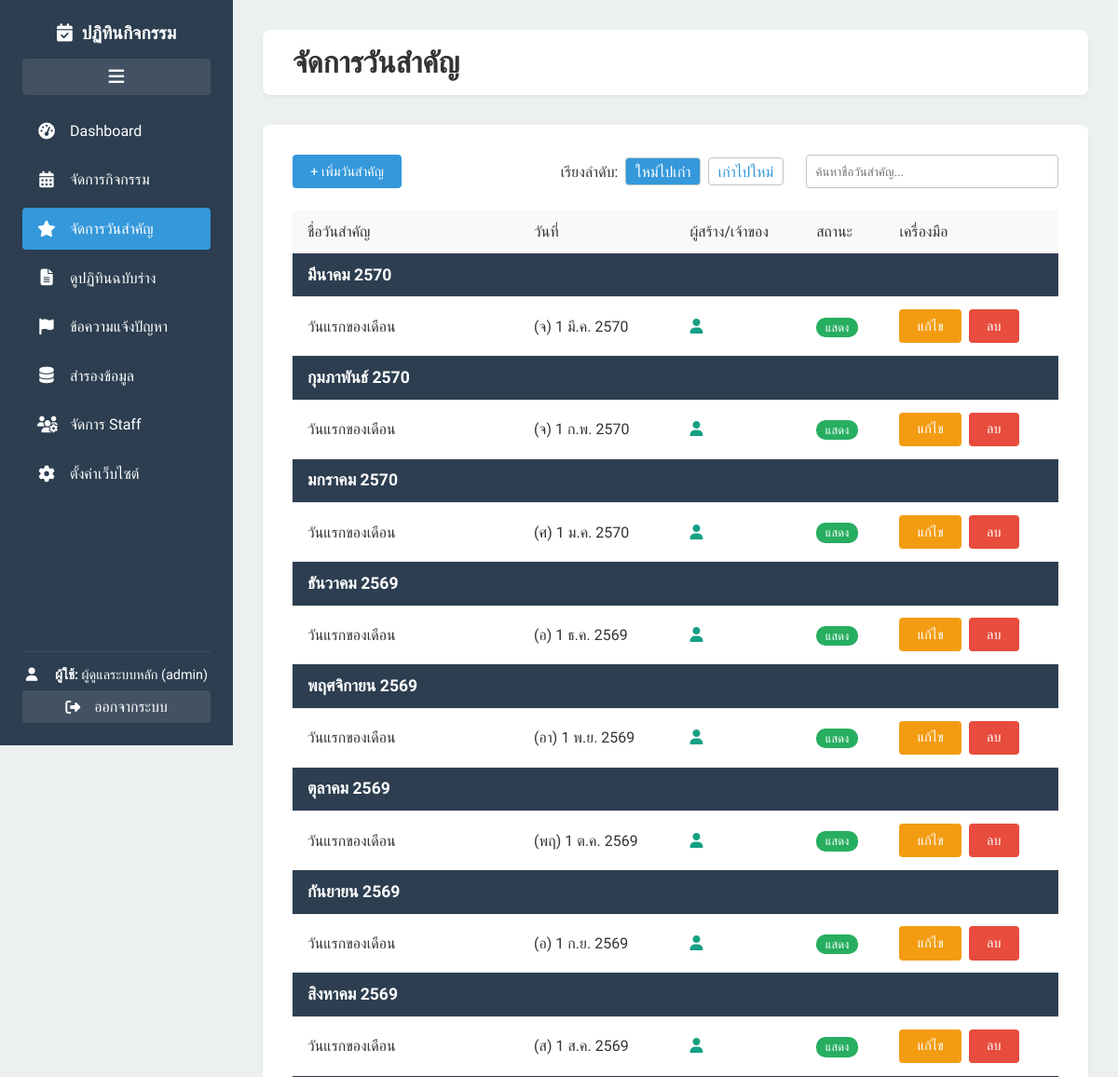
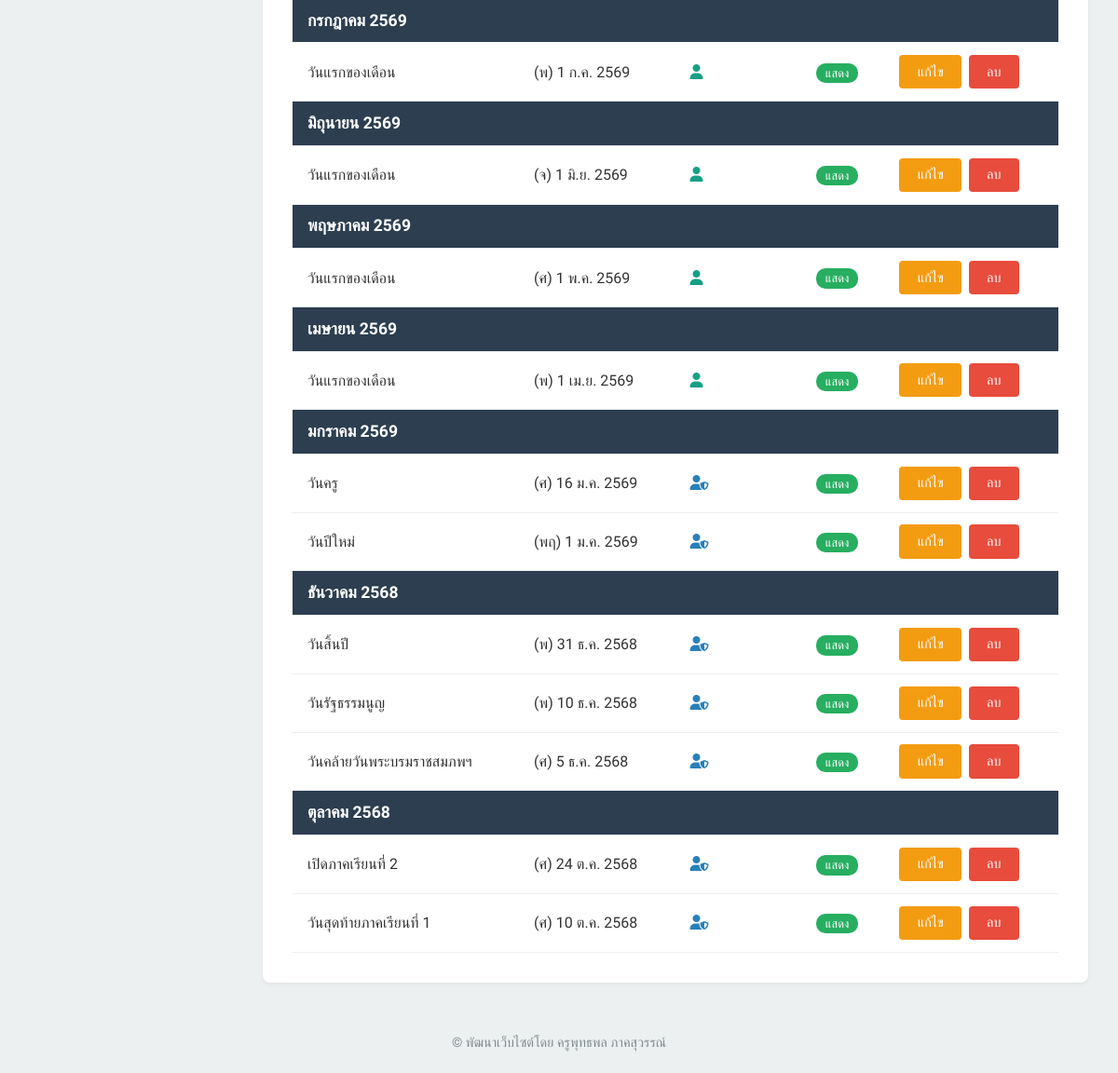
The app's page /admin/holidays.php (signed in) with its own data (2 pictures, top to bottom).
### tables this page shows
CREATE TABLE `special_holidays` (
  `id` int(11) NOT NULL,
  `holiday_name` varchar(255) NOT NULL,
  `holiday_date` date NOT NULL,
  `is_hidden` tinyint(1) NOT NULL DEFAULT 0 COMMENT '0=visible, 1=hidden',
  `created_at` timestamp NOT NULL DEFAULT current_timestamp(),
  `updated_at` timestamp NOT NULL DEFAULT current_timestamp() ON UPDATE current_timestamp(),
  `created_by_user_id` int(11) DEFAULT NULL
);

CREATE TABLE `users` (
  `id` int(11) NOT NULL,
  `username` varchar(100) NOT NULL,
  `password` varchar(255) NOT NULL,
  `real_name` varchar(255) NOT NULL,
  `role` enum('admin','staff') NOT NULL DEFAULT 'staff',
  `is_active` tinyint(1) NOT NULL DEFAULT 1,
  `permission_end_date` date DEFAULT NULL,
  `permission_start_date` date DEFAULT NULL
);

### admin/session_check.php (called while the page is built, shortened)
<?php
if (!function_exists('is_admin')) {
    function is_admin() {
        return isset($_SESSION['user_role']) && $_SESSION['user_role'] === 'admin';
    }
}

### admin/holidays.php (the view, shortened to what this page needs)
<?php
$page_title = 'จัดการวันสำคัญ';
require_once 'partials/header.php';
require_once '../config.php';
$sort_order = isset($_GET['sort']) && $_GET['sort'] === 'asc' ? 'ASC' : 'DESC';
$sort_param = $sort_order === 'ASC' ? 'asc' : 'desc';
function format_holiday_date($date_str) {
    $date = new DateTime($date_str);
    $thai_day_short = ['อา', 'จ', 'อ', 'พ', 'พฤ', 'ศ', 'ส'];
    $thai_month_short = [1=>'ม.ค.', 2=>'ก.พ.', 3=>'มี.ค.', 4=>'เม.ย.', 5=>'พ.ค.', 6=>'มิ.ย.', 7=>'ก.ค.', 8=>'ส.ค.', 9=>'ก.ย.', 10=>'ต.ค.', 11=>'พ.ย.', 12=>'ธ.ค.'];
    $day_name = $thai_day_short[$date->format('w')];
    return "({$day_name}) " . $date->format('j') . ' ' . $thai_month_short[(int)$date->format('n')] . ' ' . ($date->format('Y') + 543);
}
try {
    $sql = "
        SELECT
            sh.*,
            GROUP_CONCAT(DISTINCT u.real_name SEPARATOR ', ') as owner_names,
            GROUP_CONCAT(DISTINCT u.role SEPARATOR ', ') as owner_roles,
            creator.real_name as creator_name,
            creator.role as creator_role,
            (SELECT COUNT(*) FROM holiday_owners WHERE holiday_id = sh.id AND user_id != sh.created_by_user_id) > 0 as has_coowners
        FROM special_holidays sh
        LEFT JOIN holiday_owners ho ON sh.id = ho.holiday_id
        LEFT JOIN users u ON ho.user_id = u.id
        LEFT JOIN users creator ON sh.created_by_user_id = creator.id
    ";
    $sql .= " GROUP BY sh.id ORDER BY sh.holiday_date {$sort_order}";
    $stmt = $pdo->prepare($sql);
    $stmt->execute();
    $holidays = $stmt->fetchAll(PDO::FETCH_ASSOC);
    $grouped_holidays = [];
    $thai_month_full = [1=>'มกราคม', 2=>'กุมภาพันธ์', 3=>'มีนาคม', 4=>'เมษายน', 5=>'พฤษภาคม', 6=>'มิถุนายน', 7=>'กรกฎาคม', 8=>'สิงหาคม', 9=>'กันยายน', 10=>'ตุลาคม', 11=>'พฤศจิกายน', 12=>'ธันวาคม'];
    foreach ($holidays as $holiday) {
        $date = new DateTime($holiday['holiday_date']);
        $month_key = $date->format('Y-m');
        $month_label = $thai_month_full[(int)$date->format('n')] . ' ' . ($date->format('Y') + 543);
        if (!isset($grouped_holidays[$month_key])) {
            $grouped_holidays[$month_key] = ['label' => $month_label, 'holidays' => []];
        }
        $grouped_holidays[$month_key]['holidays'][] = $holiday;
    }
} catch (PDOException $e) {
    $grouped_holidays = [];
    echo "<p class='error'>Could not fetch holidays: " . $e->getMessage() . "</p>";
}
?>
<div class="toolbar-grid">
    <a href="holiday_form.php" class="button"> + เพิ่มวันสำคัญ</a>
    <div class="search-sort-container">
        <div class="sort-controls">
            <span>เรียงลำดับ:</span>
            <a href="?sort=desc" class="<?php echo $sort_param === 'desc' ? 'active' : ''; ?>">ใหม่ไปเก่า</a>
            <a href="?sort=asc" class="<?php echo $sort_param === 'asc' ? 'active' : ''; ?>">เก่าไปใหม่</a>
        </div>
        <input type="text" id="holidaySearchInput" placeholder="ค้นหาชื่อวันสำคัญ...">
    </div>
</div>
<div class="table-container">
    <table class="data-table" id="holidaysTable">
        <thead>
            <tr>
                <th>ชื่อวันสำคัญ</th>
                <th>วันที่</th>
                <?php if(is_admin()): ?><th>ผู้สร้าง/เจ้าของ</th><?php endif; ?>
                <th>สถานะ</th>
                <th>เครื่องมือ</th>
            </tr>
        </thead>
        <tbody>
            <?php if (empty($grouped_holidays)): ?>
                <tr><td colspan="<?php echo is_admin() ? '5' : '4'; ?>" style="text-align:center;">ยังไม่มีข้อมูลวันสำคัญ...</td></tr>
            <?php else: ?>
                <?php foreach ($grouped_holidays as $group): ?>
                    <tr class="month-header"><td colspan="<?php echo is_admin() ? '5' : '4'; ?>"><?php echo $group['label']; ?></td></tr>
                    <?php foreach ($group['holidays'] as $holiday):
                        $creator_display = $holiday['creator_name'] ?: '<i>ผู้ใช้ถูกลบ</i>';
                        $tooltip_text = 'สร้างโดย: ' . $creator_display . ($holiday['has_coowners'] ? ' | เจ้าของร่วม: ' . htmlspecialchars($holiday['owner_names']) : '');
                        $icon_class = $holiday['creator_role'] === 'admin' ? 'fas fa-user-shield creator-admin' : 'fas fa-user creator-staff';
                    ?>
                        <tr class="holiday-row">
                            <td data-label="ชื่อวันสำคัญ"><?php echo htmlspecialchars($holiday['holiday_name']); ?></td>
                            <td data-label="วันที่"><?php echo format_holiday_date($holiday['holiday_date']); ?></td>
                            <?php if (is_admin()): ?>
                            <td data-label="ผู้สร้าง/เจ้าของ">
                                <span class="creator-tooltip" data-tooltip="<?php echo htmlspecialchars($tooltip_text); ?>">
                                    <i class="<?php echo $icon_class; ?>"></i>
                                </span>
                            </td>
                            <?php endif; ?>
                            <td data-label="สถานะ">
                                <a href="toggle_holiday_status.php?id=<?php echo $holiday['id']; ?>" class="status-badge <?php echo $holiday['is_hidden'] ? 'status-hidden' : 'status-visible'; ?>">
                                    <?php echo $holiday['is_hidden'] ? 'ซ่อน' : 'แสดง'; ?>
                                </a>
                            </td>
                            <td data-label="เครื่องมือ">
                                <div class="action-buttons">
                                    <a href="holiday_form.php?id=<?php echo $holiday['id']; ?>" class="button button-edit">แก้ไข</a>
                                    <a href="delete_holiday.php?id=<?php echo $holiday['id']; ?>" class="button button-danger" onclick="return confirm('คุณแน่ใจหรือไม่ว่าจะลบวันสำคัญนี้?');">ลบ</a>
                                </div>
                            </td>
                        </tr>
                    <?php endforeach; ?>
                <?php endforeach; ?>
            <?php endif; ?>
        </tbody>
    </table>
</div>
<?php require_once 'partials/footer.php'; ?>

### admin/partials/header.php (shortened to what this page needs)
<?php
require_once 'session_check.php';
$current_page = basename($_SERVER['PHP_SELF']);
$is_user_admin = is_admin();
?>
<!DOCTYPE html>
<html lang="th">
<head>
    <link rel="stylesheet" href="https://cdnjs.cloudflare.com/ajax/libs/font-awesome/6.5.2/css/all.min.css">
    <link rel="stylesheet" href="assets/admin_style.css?v=<?php echo filemtime('assets/admin_style.css'); ?>">
</head>
<body class="<?php echo 'admin-page-' . pathinfo($current_page, PATHINFO_FILENAME); ?>">
    <div class="admin-wrapper">
        <aside class="sidebar">
            <h2><i class="fas fa-calendar-check"></i> <span>ปฏิทินกิจกรรม</span></h2>
            <button id="sidebar-toggle" class="sidebar-toggle" title="ย่อ/ขยายเมนู"><i class="fas fa-bars"></i></button>
            <nav class="admin-nav">
                <a href="dashboard.php" class="<?php echo ($current_page == 'dashboard.php') ? 'active' : ''; ?>"><i class="fas fa-tachometer-alt"></i> <span>Dashboard</span></a>
                <a href="events.php" class="<?php echo ($current_page == 'events.php' || $current_page == 'event_form.php') ? 'active' : ''; ?>"><i class="fas fa-calendar-alt"></i> <span>จัดการกิจกรรม</span></a>
                <a href="holidays.php" class="<?php echo ($current_page == 'holidays.php' || $current_page == 'holiday_form.php') ? 'active' : ''; ?>"><i class="fas fa-star"></i> <span>จัดการวันสำคัญ</span></a>
                <a href="draft_calendar.php" class="<?php echo ($current_page == 'draft_calendar.php') ? 'active' : ''; ?>"><i class="fas fa-file-alt"></i> <span>ดูปฏิทินฉบับร่าง</span></a>
                <a href="reports.php" class="<?php echo ($current_page == 'reports.php') ? 'active' : ''; ?> <?php echo !$is_user_admin ? 'disabled' : ''; ?>"><i class="fas fa-flag"></i> <span>ข้อความแจ้งปัญหา</span></a>
                <a href="backup.php" class="<?php echo ($current_page == 'backup.php') ? 'active' : ''; ?> <?php echo !$is_user_admin ? 'disabled' : ''; ?>"><i class="fas fa-database"></i> <span>สำรองข้อมูล</span></a>
                <a href="manage_staff.php" class="<?php echo ($current_page == 'manage_staff.php' || $current_page == 'staff_form.php') ? 'active' : ''; ?> <?php echo !$is_user_admin ? 'disabled' : ''; ?>"><i class="fas fa-users-cog"></i> <span>จัดการ Staff</span></a>
                <a href="settings.php" class="<?php echo ($current_page == 'settings.php') ? 'active' : ''; ?> <?php echo !$is_user_admin ? 'disabled' : ''; ?>"><i class="fas fa-cog"></i> <span>ตั้งค่าเว็บไซต์</span></a>
            </nav>
            <div class="user-info">
                <p><i class="fas fa-user"></i> <span><strong>ผู้ใช้:</strong> <?php echo htmlspecialchars($_SESSION['user_real_name']); ?> (<?php echo htmlspecialchars($_SESSION['user_role']); ?>)</span></p>
                <a href="logout.php" class="logout-btn"><i class="fas fa-sign-out-alt"></i> <span>ออกจากระบบ</span></a>
            </div>
        </aside>
        <main class="main-content">
            <header class="main-header">
                <h1><?php echo isset($page_title) ? htmlspecialchars($page_title) : 'Admin Panel'; ?></h1>
            </header>
            <div class="content-area">

### admin/partials/footer.php (shortened to what this page needs)
            </div>
        </main>
    </div>
    <footer style="text-align: center; padding: 1.5rem; font-size: 0.9em; color: #7f8c8d; background-color: #ecf0f1;">
        <p style="margin: 0;">© พัฒนาเว็บไซต์โดย ครูพุทธพล ภาคสุวรรณ์</p>
    </footer>
</body>
</html>

### admin/assets/admin_style.css (style rules this page uses)
:root { --primary-color: #3498db; --secondary-color: #2c3e50; --danger-color: #e74c3c; --light-grey: #ecf0f1; --border-color: #bdc3c7; --success-color: #27ae60; }
body { font-family: 'Sarabun', sans-serif; margin: 0; background-color: var(--light-grey); color: #333; }
button, input, select, textarea { font-family: 'Sarabun', sans-serif; }
.admin-wrapper { display: flex; }
.sidebar { width: 250px; background-color: var(--secondary-color); color: #fff; height: 100vh; padding: 1.5rem; position: fixed; display: flex; flex-direction: column; transition: all 0.3s ease; box-sizing: border-box; z-index: 1000; }
.sidebar h2 { text-align: center; margin-top: 0; margin-bottom: 1rem; flex-shrink: 0; display: flex; align-items: center; justify-content: center; gap: 10px; font-size: 1.2rem; }
.admin-nav { flex-grow: 1; overflow-y: auto; }
.admin-nav a { display: flex; align-items: center; gap: 15px; color: #fff; text-decoration: none; padding: 0.8rem 1rem; margin-bottom: 0.5rem; border-radius: 4px; transition: background-color 0.2s ease; white-space: nowrap; }
.admin-nav a i { width: 20px; text-align: center; font-size: 1.1rem; }
.admin-nav a.active { background-color: var(--primary-color); }
.user-info { flex-shrink: 0; padding-top: 1rem; border-top: 1px solid rgba(255, 255, 255, 0.1); }
.user-info p { margin: 0 0 0.5rem 0; font-size: 0.9rem; white-space: nowrap; overflow: hidden; display: flex; align-items: center; gap: 15px; }
.user-info p i { width: 20px; text-align: center; }
.logout-btn { display: flex; align-items: center; justify-content: center; gap: 15px; background-color: rgba(255, 255, 255, 0.1); padding: 0.5rem; border-radius: 4px; text-decoration: none; color: #fff; }
.admin-wrapper .main-content { margin-left: 250px; width: calc(100% - 250px); padding: 2rem; transition: all 0.3s ease; }
.admin-wrapper .main-header { background-color: #fff; padding: 1rem 2rem; border-radius: 8px; margin-bottom: 2rem; box-shadow: 0 2px 4px rgba(0,0,0,0.05); }
.admin-wrapper .main-header h1 { margin: 0; }
.content-area { background-color: #fff; padding: 2rem; border-radius: 8px; box-shadow: 0 2px 4px rgba(0,0,0,0.05); }
.sidebar-toggle { background: rgba(255,255,255,0.1); border: none; color: #fff; padding: 0.5rem; cursor: pointer; width: 100%; margin-bottom: 1rem; border-radius: 4px; font-size: 1.2rem; }
.button { background-color: var(--primary-color); color: #fff; text-decoration: none; padding: 0.6rem 1.2rem; border-radius: 4px; border: none; cursor: pointer; font-size: 0.9rem; transition: opacity 0.2s ease; display: inline-block; }
.button-danger { background-color: var(--danger-color); }
.button-edit { background-color: #f39c12; }
.toolbar-grid { display: flex; justify-content: space-between; align-items: center; flex-wrap: wrap; gap: 1rem; margin-bottom: 1.5rem; }
.search-sort-container { display: flex; align-items: center; gap: 1.5rem; flex-wrap: wrap; }
.sort-controls { display: flex; align-items: center; gap: 0.5rem; }
.sort-controls span { font-weight: 500; }
.sort-controls a { text-decoration: none; color: var(--primary-color); padding: 0.3rem 0.6rem; border: 1px solid var(--border-color); border-radius: 4px; }
.sort-controls a.active { background-color: var(--primary-color); color: #fff; }
#searchInput, #holidaySearchInput, #staffSearchInput { padding: 0.6rem; border: 1px solid var(--border-color); border-radius: 4px; min-width: 250px; }
.table-container { overflow-x: auto; }
.data-table { width: 100%; border-collapse: collapse; }
.data-table th, .data-table td { padding: 0.8rem 1rem; text-align: left; border-bottom: 1px solid #eee; vertical-align: middle; }
.data-table th { background-color: #f9f9f9; font-weight: 500; }
.action-buttons { display: flex; gap: 0.5rem; align-items: center; }
.status-badge { padding: 0.2rem 0.6rem; border-radius: 10px; color: #fff; font-size: 0.8rem; text-decoration: none; white-space: nowrap; }
.status-visible, .status-active { background-color: var(--success-color); }
.month-header td { background-color: var(--secondary-color); color: #fff; font-weight: 700; font-size: 1.1rem; padding: 0.8rem 1rem; }
.creator-tooltip { position: relative; cursor: pointer; }
.creator-admin { color: #2980b9; }
.creator-staff { color: #16a085; }

### records on screen
special_holidays: holiday_name "วันแรกของเดือน", holiday_date "(จ) 1 มี.ค. 2570", is_hidden "แสดง"
special_holidays: holiday_name "วันแรกของเดือน", holiday_date "(จ) 1 ก.พ. 2570", is_hidden "แสดง"
special_holidays: holiday_name "วันแรกของเดือน", holiday_date "(ศ) 1 ม.ค. 2570", is_hidden "แสดง"
special_holidays: holiday_name "วันแรกของเดือน", holiday_date "(อ) 1 ธ.ค. 2569", is_hidden "แสดง"
special_holidays: holiday_name "วันแรกของเดือน", holiday_date "(อา) 1 พ.ย. 2569", is_hidden "แสดง"
special_holidays: holiday_name "วันแรกของเดือน", holiday_date "(พฤ) 1 ต.ค. 2569", is_hidden "แสดง"
special_holidays: holiday_name "วันแรกของเดือน", holiday_date "(อ) 1 ก.ย. 2569", is_hidden "แสดง"
special_holidays: holiday_name "วันแรกของเดือน", holiday_date "(ส) 1 ส.ค. 2569", is_hidden "แสดง"
special_holidays: holiday_name "วันแรกของเดือน", holiday_date "(พ) 1 ก.ค. 2569", is_hidden "แสดง"
special_holidays: holiday_name "วันแรกของเดือน", holiday_date "(จ) 1 มิ.ย. 2569", is_hidden "แสดง"
special_holidays: holiday_name "วันแรกของเดือน", holiday_date "(ศ) 1 พ.ค. 2569", is_hidden "แสดง"
special_holidays: holiday_name "วันแรกของเดือน", holiday_date "(พ) 1 เม.ย. 2569", is_hidden "แสดง"
special_holidays: holiday_name "วันครู", holiday_date "(ศ) 16 ม.ค. 2569", is_hidden "แสดง"
special_holidays: holiday_name "วันปีใหม่", holiday_date "(พฤ) 1 ม.ค. 2569", is_hidden "แสดง"
special_holidays: holiday_name "วันสิ้นปี", holiday_date "(พ) 31 ธ.ค. 2568", is_hidden "แสดง"
special_holidays: holiday_name "วันรัฐธรรมนูญ", holiday_date "(พ) 10 ธ.ค. 2568", is_hidden "แสดง"
special_holidays: holiday_name "วันคล้ายวันพระบรมราชสมภพฯ", holiday_date "(ศ) 5 ธ.ค. 2568", is_hidden "แสดง"
special_holidays: holiday_name "เปิดภาคเรียนที่ 2", holiday_date "(ศ) 24 ต.ค. 2568", is_hidden "แสดง"
special_holidays: holiday_name "วันสุดท้ายภาคเรียนที่ 1", holiday_date "(ศ) 10 ต.ค. 2568", is_hidden "แสดง"

### other values on screen
$_SESSION['user_real_name'] "ผู้ดูแลระบบหลัก"
$_SESSION['user_role'] "admin"
$page_title "จัดการวันสำคัญ"
$group['label'] "มีนาคม 2570"
$group['label'] "กุมภาพันธ์ 2570"
$group['label'] "มกราคม 2570"
$group['label'] "ธันวาคม 2569"
$group['label'] "พฤศจิกายน 2569"
$group['label'] "ตุลาคม 2569"
$group['label'] "กันยายน 2569"
$group['label'] "สิงหาคม 2569"
$group['label'] "กรกฎาคม 2569"
$group['label'] "มิถุนายน 2569"
$group['label'] "พฤษภาคม 2569"
$group['label'] "เมษายน 2569"
